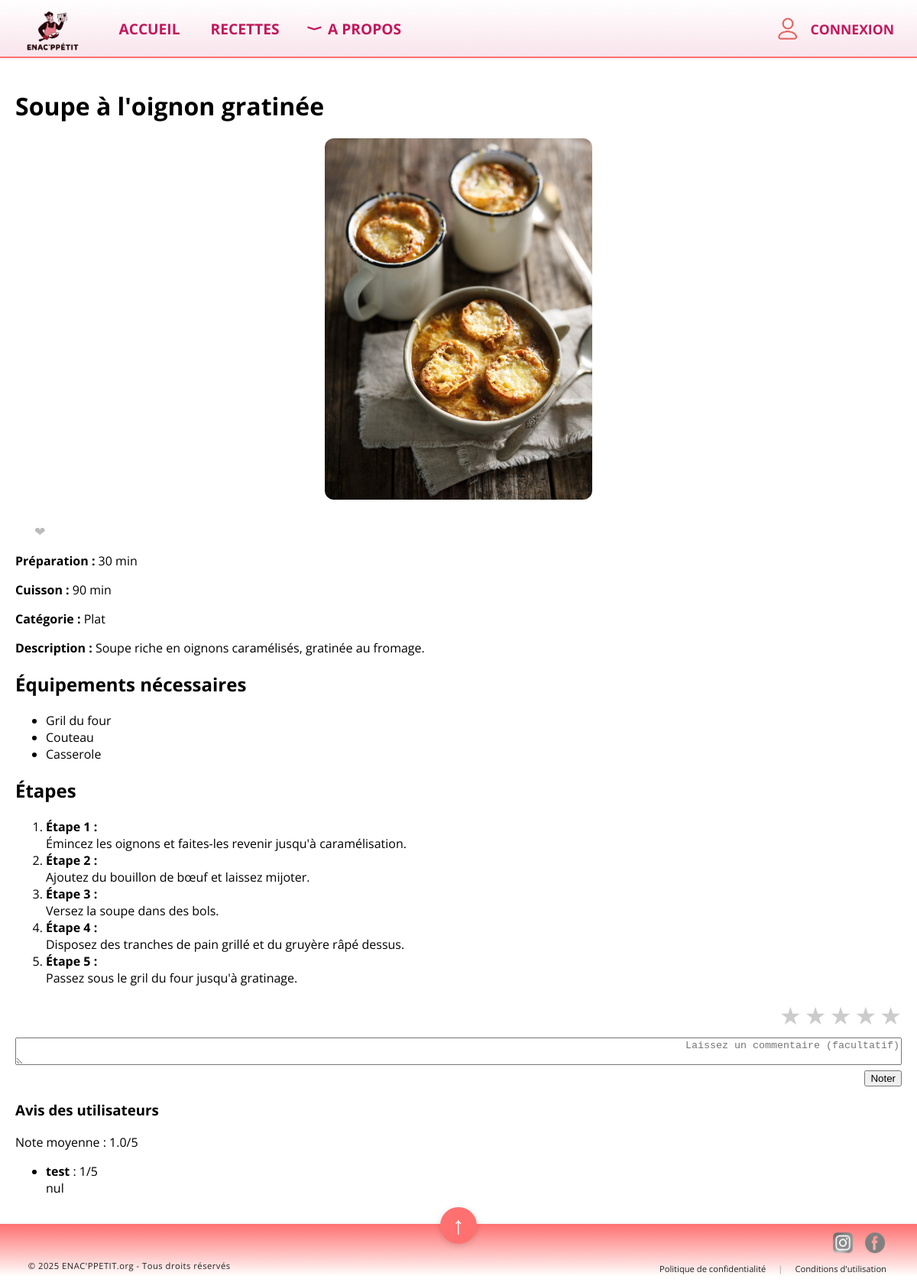
Page /recette/10602 on the committed database.
### tables this page shows
CREATE TABLE Recette (
    Recette_id INTEGER PRIMARY KEY,
    Title TEXT,
    Preptime INTEGER,
    Cooktime INTEGER,
    Category TEXT,
    Saison TEXT,
    Description TEXT,
    Servings INTEGER,
    Image TEXT
);

CREATE TABLE Equipment (
    Id_equipement INTEGER PRIMARY KEY,
    Name TEXT UNIQUE
);

CREATE TABLE Step (
    Recette_id INTEGER,
    Num_step INTEGER,
    Contenu TEXT,
    PRIMARY KEY (Recette_id, Num_step),
    FOREIGN KEY (Recette_id) REFERENCES Recette(Recette_id)
);

CREATE TABLE Rating (
    User_id INTEGER,
    Recette_id INTEGER,
    Rating INTEGER,
    Commentaire TEXT,
    PRIMARY KEY (User_id, Recette_id),
    FOREIGN KEY (User_id) REFERENCES User(User_id),
    FOREIGN KEY (Recette_id) REFERENCES Recette(Recette_id)
);

CREATE TABLE User (
    User_id INTEGER PRIMARY KEY,
    Username TEXT,
    FirstName TEXT,
    LastName TEXT,
    EmailAddress TEXT,
    Sign_in_date TEXT,
    Salt TEXT,
    Random TEXT,
    Hash TEXT
);

### app.py (the view)
@app.route('/recette/<int:recette_id>')
def recette(recette_id):
    conn = sqlite3.connect('BDD.db')
    conn.row_factory = sqlite3.Row
    recipe = conn.execute('SELECT * FROM Recette WHERE Recette_id = ?', (recette_id,)).fetchone()
    if recipe is None:
        conn.close()
        return "Recette non trouvée", 404
    equipements = conn.execute(
        "SELECT Equipment.Name FROM Equipment "
        "JOIN Recette_Equipment ON Equipment.id_equipement = Recette_Equipment.id_equipement "
        "WHERE Recette_Equipment.Recette_id = ?",
        (recette_id,)
    ).fetchall()
    steps = conn.execute(
        "SELECT Num_step,Contenu FROM Step WHERE Recette_id = ? ORDER BY Num_step",
        (recette_id,)
    ).fetchall()
    est_favori = False
    if "username" in session:
        user_id = conn.execute("SELECT User_id FROM User WHERE Username = ?", (session["username"],)).fetchone()
        if user_id:
            user_id = user_id[0]
            fav = conn.execute("SELECT 1 FROM Recette_Favori WHERE User_id = ? AND Recette_id = ?", (user_id, recette_id)).fetchone()
            est_favori = fav is not None
    avis = conn.execute(
    "SELECT u.Username, r.Rating, r.Commentaire FROM Rating r JOIN User u ON r.User_id = u.User_id WHERE r.Recette_id = ?",
    (recette_id,)
).fetchall()
    moyenne = conn.execute(
    "SELECT AVG(Rating) FROM Rating WHERE Recette_id = ?", (recette_id,)
).fetchone()[0]
    conn.close()
    return render_template('Unerecette.html', recipe=recipe, equipements=equipements, steps=steps, est_favori=est_favori, avis=avis, moyenne=moyenne)

### templates/Unerecette.html (shortened to what this page needs)
{% extends "base.html" %}
{% block content %}
    <h1>{{ recipe['title'] }}</h1>
   {% if recipe['image'] %}
    <div style="text-align: center; margin-bottom: 24px;">
        <img src="{{ url_for('static', filename=recipe['image']) }}" alt="Image de la recette" style="max-width: 350px; border-radius: 12px;">
    </div>
{% endif %}
 {% if est_favori %}
    <form action="{{ url_for('retirer_favori', recette_id=recipe['Recette_id']) }}" method="post" class="form-favori" style="margin-left: 15px;">
        <button type="submit" class="coeur-btn">
            <span class="coeur actif">&#10084;</span>
        </button>
    </form>
{% else %}
    <form action="{{ url_for('ajouter_favori', recette_id=recipe['Recette_id']) }}" method="post" class="form-favori" style="margin-left: 15px;">
        <button type="submit" class="coeur-btn">
            <span class="coeur">&#10084;</span>
        </button>
    </form>
{% endif %}
    <p><strong>Préparation :</strong> {{ recipe['Preptime'] }} min</p>
    <p><strong>Cuisson :</strong> {{ recipe['Cooktime'] }} min </p>
    <p><strong>Catégorie :</strong> {{ recipe['category'] }}</p>
    <p><strong>Description :</strong> {{ recipe['description'] }}</p>
    <h2>Équipements nécessaires</h2>
    <ul>
        {% for eq in equipements %}
            <li>{{ eq['Name'] }}</li>
        {% endfor %}
    </ul>
    <h2>Étapes</h2>
<ol>
    {% for step in steps %}
        <li>
            <strong>Étape {{ step['Num_step'] }} :</strong><br>
            {{ step['Contenu'] }}
        </li>
    {% endfor %}
</ol>
<form action="{{ url_for('noter_recette', recette_id=recipe['Recette_id']) }}" method="post" class="etoiles-notation">
    {% for i in range(5, 0, -1) %}
        <label for="star{{ i }}">&#9733;</label>
    {% endfor %}
    <br>
    <textarea name="commentaire" placeholder="Laissez un commentaire (facultatif)" style="width:100%;margin-top:8px;"></textarea>
    <br>
    <button type="submit">Noter</button>
</form>
<h3>Avis des utilisateurs</h3>
{% if moyenne %}
    <p>Note moyenne : {{ '%.1f'|format(moyenne) }}/5</p>
{% else %}
    <p>Pas encore de note pour cette recette.</p>
{% endif %}
{% if avis %}
    <ul id="avis-list">
    {% for a in avis[:5] %}
        <li>
            <strong>{{ a['Username'] }}</strong> : {{ a['Rating'] }}/5
            {% if a['Commentaire'] %}
                <br>{{ a['Commentaire'] }}
            {% endif %}
        </li>
    {% endfor %}
    </ul>
{% else %}
    <p>Aucun avis pour cette recette.</p>
{% endif %}
{% endblock %}

### static/style.css (style rules this page uses)
body { overflow-x: hidden; background: #fff; margin: 0; padding: 0; font-family: 'Open Sans', Arial, sans-serif; }
html { box-sizing: border-box; width: 100vw; overflow-x: hidden; }
*, *::before, *::after { box-sizing: inherit; }
.etoiles-notation { direction: rtl; unicode-bidi: bidi-override; }
.etoiles-notation label { color: #ccc; font-size: 2em; cursor: pointer; }
.coeur { color: #bbb; font-size: 1.3em; transition: color 0.2s; border: none; background: none; cursor: pointer; padding: 0 0 0 10px; vertical-align: middle; }
.coeur-btn { background: none; border: none; padding: 0; cursor: pointer; }
.form-favori { display: inline; }

### rows in the picture
Recette: title "Soupe à l'oignon gratinée", Image (picture), Preptime "30", Cooktime "90", category "Plat", description "Soupe riche en oignons caramélisés, gratinée au fromage."
Equipment: Name "Gril du four"
Equipment: Name "Couteau"
Equipment: Name "Casserole"
Step: Num_step "1", Contenu "Émincez les oignons et faites-les revenir jusqu'à caramélisation."
Step: Num_step "2", Contenu "Ajoutez du bouillon de bœuf et laissez mijoter."
Step: Num_step "3", Contenu "Versez la soupe dans des bols."
Step: Num_step "4", Contenu "Disposez des tranches de pain grillé et du gruyère râpé dessus."
Step: Num_step "5", Contenu "Passez sous le gril du four jusqu'à gratinage."
Rating: Username "test", Rating "1", Commentaire "nul"

### other values in the picture
{{ '%.1f'|format(moyenne) }} "1.0"
